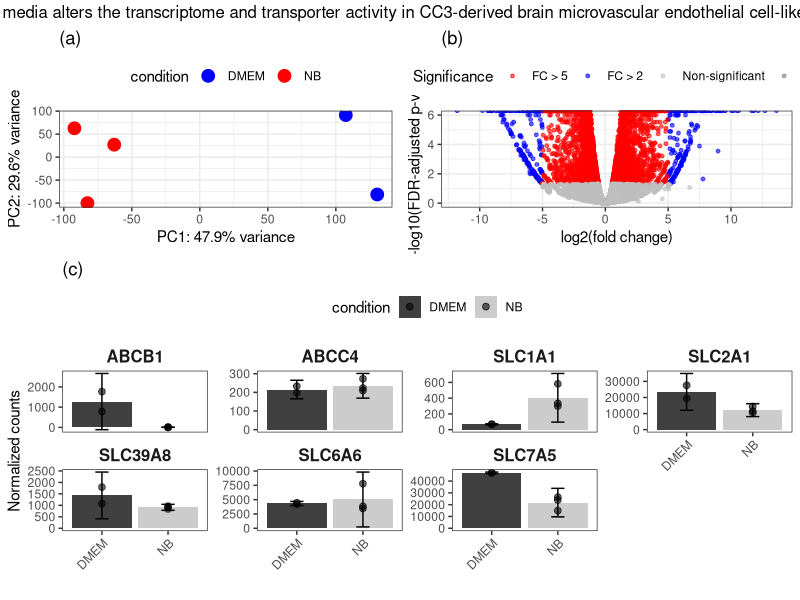
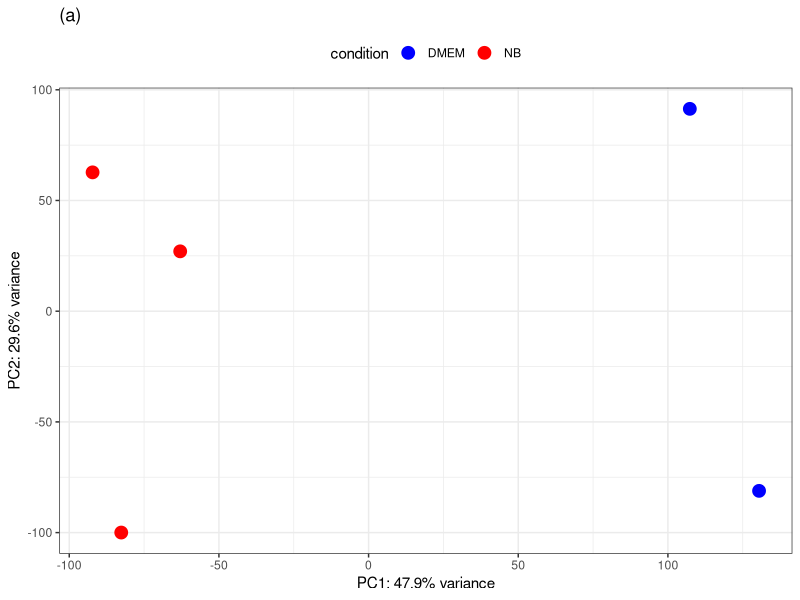
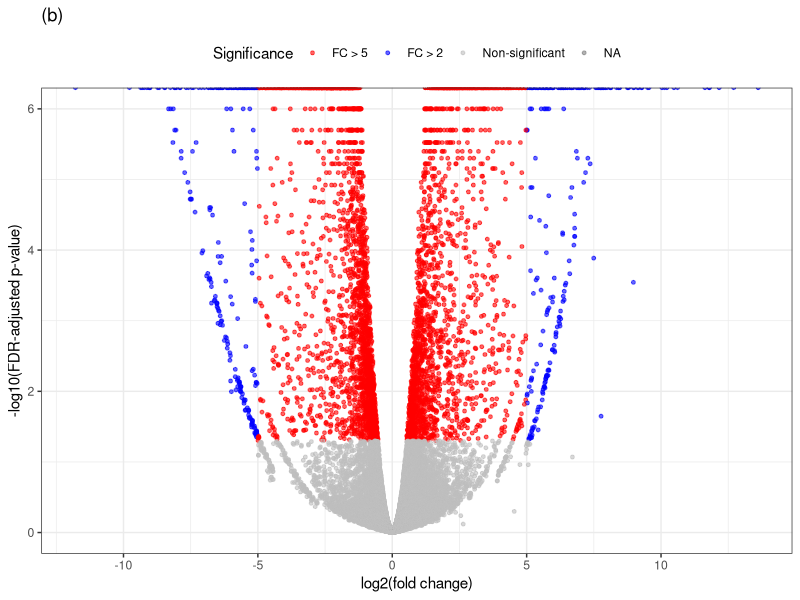
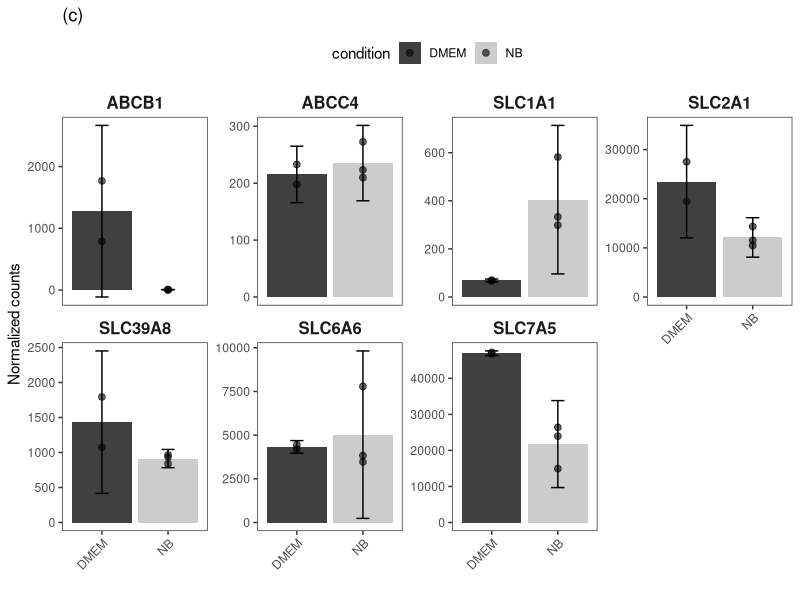

Write R code to recreate these figures, in order.
library(ggplot2)
library(gridExtra)
library(dplyr)
library(tidyr)
library(grid)
library(Hmisc)

#####################################################################
# Load Results from CSV files
#####################################################################

# Load the complete differential expression results
diff_expr <- read.csv("./data/differential_expression_results.csv", row.names = 1, check.names = FALSE)

# Load normalized counts and sample information with original column names preserved
norm_counts <- read.csv("./data/normalized_counts.csv", row.names = 1, check.names = FALSE)
sample_info <- read.csv("./data/sample_info.csv", row.names = 1, check.names = FALSE)

# Remove failed sample if present
if ("3373-EN-12" %in% colnames(norm_counts)) {
    norm_counts <- norm_counts[, !colnames(norm_counts) %in% "3373-EN-12"]
}
if ("3373-EN-12" %in% rownames(sample_info)) {
    sample_info <- sample_info[!rownames(sample_info) %in% "3373-EN-12", ]
}

#####################################################################
# Create PCA Plot (Panel a)
#####################################################################

# Perform PCA on normalized counts
pca_result <- prcomp(t(log2(norm_counts + 1)), scale=TRUE)
pca_data <- data.frame(
    PC1 = pca_result$x[,1],
    PC2 = pca_result$x[,2],
    condition = sample_info$condition
)

# Calculate variance
var_explained <- (pca_result$sdev^2 / sum(pca_result$sdev^2)) * 100

# Create PCA plot
pca_plot <- ggplot(pca_data, aes(x=PC1, y=PC2, color=condition)) +
    geom_point(size=4) +
    xlab(sprintf("PC1: %.1f%% variance", var_explained[1])) +
    ylab(sprintf("PC2: %.1f%% variance", var_explained[2])) +
    theme_bw() +
    scale_color_manual(values=c("DMEM"="blue", "NB"="red")) +
    theme(legend.position="top") +
    ggtitle("(a)")

#####################################################################
# Create Volcano Plot (Panel b)
#####################################################################

# Create volcano plot from differential expression results
volcano_plot <- ggplot(diff_expr, aes(x=log2FoldChange, y=-log10(padj))) +
    geom_point(aes(color=ifelse(padj < 0.05,
                               ifelse(abs(log2FoldChange) > 5,
                                      "FC > 5",
                                      "FC > 2"),
                               "Non-significant")),
               alpha=0.6, size=1) +
    scale_color_manual(values=c("red", "blue", "grey"),
                      name="Significance",
                      labels=c("FC > 5", "FC > 2", "Non-significant")) +
    theme_bw() +
    xlab("log2(fold change)") +
    ylab("-log10(FDR-adjusted p-value)") +
    theme(legend.position="top") +
    ggtitle("(b)")

#####################################################################
# Create Transporter Expression Bar Plots (Panel c)
#####################################################################

# List of transporters to analyze
transporters <- c("ABCB1", "ABCC4", "SLC1A1", "SLC2A1", 
                 "SLC6A6", "SLC7A5", "SLC39A8")

# Get normalized counts for transporters
transporter_data <- diff_expr %>%
    mutate(ensembl_id = rownames(diff_expr)) %>%
    filter(gene_symbol %in% transporters) %>%
    left_join(
        as.data.frame(norm_counts) %>%
            mutate(ensembl_id = rownames(norm_counts)) %>%
            pivot_longer(-ensembl_id,
                        names_to = "sample",
                        values_to = "count"),
        by = "ensembl_id"
    ) %>%
    left_join(
        data.frame(
            sample = rownames(sample_info),
            condition = sample_info$condition,
            stringsAsFactors = FALSE
        ),
        by = "sample"
    ) %>%
    # Ensure condition is a factor with proper order
    mutate(condition = factor(condition, levels = c("DMEM", "NB")))

# Create bar plot for each transporter with mean ± SD
transporter_plot <- ggplot(transporter_data, 
                          aes(x = condition, y = count, fill = condition)) +
    # Bar for mean value
    stat_summary(fun = mean, geom = "bar", 
                position = position_dodge(width = 0.9),
                na.rm = TRUE) +
    # Error bars for mean ± standard deviation
    stat_summary(fun.data = mean_sdl, 
                geom = "errorbar", 
                position = position_dodge(width = 0.9), 
                width = 0.2,
                na.rm = TRUE) +
    # Individual data points
    geom_point(position = position_dodge(width = 0.9), 
               size = 2, 
               alpha = 0.6,
               na.rm = TRUE) +
    facet_wrap(~gene_symbol, scales="free_y", ncol=4) +
    scale_fill_manual(values = c("DMEM" = "#404040", "NB" = "#CCCCCC")) +
    theme_bw() +
    # Update theme to match the transporter plot in table4
    theme(
        panel.grid.major = element_blank(),
        panel.grid.minor = element_blank(),
        strip.background = element_blank(),
        strip.text = element_text(size = 12, face = "bold"),
        axis.text.x = element_text(angle = 45, hjust = 1),
        legend.position = "top",
        plot.title = element_text(hjust = 0)
    ) +
    ylab("Normalized counts") +
    xlab("") +
    ggtitle("(c)")

# Add debugging print for final data
print("Structure of transporter_data:")
print(str(transporter_data))
print("Unique conditions in transporter_data:")
print(unique(transporter_data$condition))

#####################################################################
# Combine and Save Plots
#####################################################################

# Save individual plots
ggsave("./data/plots/pca_plot.png", pca_plot, width=6, height=5, dpi=300)
ggsave("./data/plots/volcano_plot.png", volcano_plot, width=6, height=5, dpi=300)
ggsave("./data/plots/transporter_plot.png", transporter_plot, width=12, height=8, dpi=300)

# Combine all plots into one figure
combined_plot <- grid.arrange(
    pca_plot, volcano_plot, transporter_plot,
    layout_matrix = rbind(c(1,2), c(3,3)),
    heights = c(1, 1.5),
    top = textGrob(
        "Basal media alters the transcriptome and transporter activity in CC3-derived brain microvascular endothelial cell-like cells",
        gp = gpar(fontsize = 12),
        just = "center"
    )
)

ggsave("./data/plots/combined_plot.png", combined_plot, width=12, height=10, dpi=300)

# Print summary statistics for transporters
transporter_stats <- transporter_data %>%
    group_by(gene_symbol, condition) %>%
    summarise(
        Mean = mean(count),
        SD = sd(count),
        N = n(),
        .groups = "drop"
    )
print(transporter_stats) 
